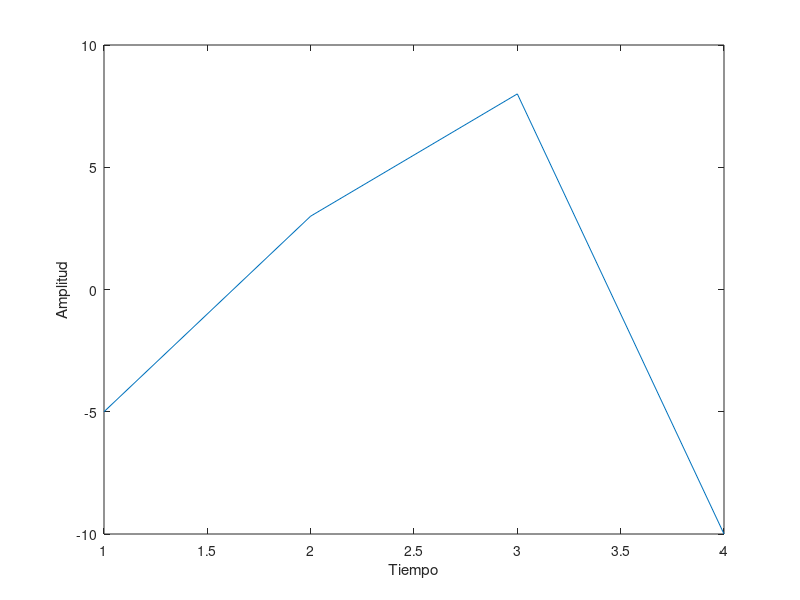

MATLAB code to generate this figure: (Note: this script raises an error after producing the figure.)
%%% Ejercicio 1
str = "Ejercicio 1"
x = [-5, 3, 8, -10]
figure();
plot(x);
xlabel('Tiempo');
ylabel('Amplitud');
annotation('textarrow','String','Sube');
%annotation('textarrow','String','Baja');

%%% Ejercicio 2
str = "Ejercicio 2"
A = [1, 3, -3; 4, 5, 0; -1, 2, 4]
B = [-1, 3, 0]

% Transpuesta
str = "Transpuesta de A"
transpose(A)

% Inversa
str = "Inversa de A"
inv(A)

% Determinante
str = "Determinante de A"
det(A)

% Traza
str = "Traza de A"
trace(A)

% Vector Propio
str = "Vector propio de A"
eig(A)

% v.p. (Valores propios)
str = "Valores propios de A"
[V,D] = eig(A)

% Av=B
str = "Solucion de Av=B"
v = B * inv(A)

%%% Ejercicio 3
str = "Ejercicio 3"
r = rand(1000,1);
rn = randn(1000,1);
figure();
subplot(2,1,1);
plot(r);
subplot(2,1,2);
plot(rn);
